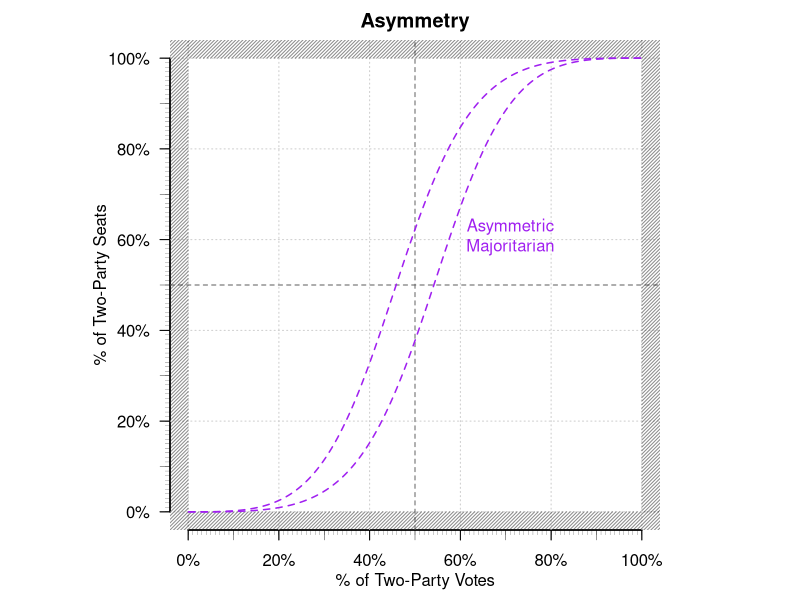

R code for this plot:
'seatsvotes.plot' <- function(main="", ylim=c(0,1), xlim=c(0,1), xlab="Votes", ylab="Seats") 
	{
		par(pty="s", mar = c(2.5, 2, 2, 1), mgp = c(0.5, 0.5, 0))
		plot(1, 
		     type = "n", 
		     ylim=ylim, 
		     xlim=xlim,
		     xaxs="i",
		     yaxs="i",
		     ylab="", 
		     xlab="" , 
		     main=main, 
		     bty="n", 
		     axes=F)
			axis(side=1, las=2, at=seq(0,1,0.1), labels=F, lwd.ticks=0.4)
			axis(side=1, las=2, at=seq(0,1,0.01), labels=F, lwd.ticks=0.2, tck=-0.01)
			axis(side=1, at=seq(0,1,0.1), labels=paste0(seq(0,100,10), "%"), cex.axis=0.5, col.axis="gray50")
			mtext(xlab, side=1, line = 1.5)
	
			axis(side=2, las=2, at=seq(0,1,0.1), labels=F, lwd.ticks=0.4)
			axis(side=2, las=2, at=seq(0,1,0.01), labels=F, lwd.ticks=0.2, tck=-0.01)
			axis(side=2, las=2, at=seq(0,1,0.1), labels=paste0(seq(0,100,10), "%"), cex.axis=0.5, col.axis="gray50")
			mtext(ylab, side=2, line = 1.5)
		abline(v=.5, lty=3, col="gray40")
		abline(h=.5, lty=3, col="gray40")
		abline(0,1, lty=2, col="gray90")
		box()
			# rect(-.05,-.05,0,1.05, col = rgb(0.1,0.1,0.1,1/2), density=40, border = "transparent") #left
			# rect(0,0,1.05,-.05, col = rgb(0.1,0.1,0.1,1/2), density=40, border = "transparent") #bottom
			# rect(1,0,1.05,1.05, col = rgb(0.1,0.1,0.1,1/2), density=40, border = "transparent") #right
			# rect(0,1,1,1.05, col = rgb(0.1,0.1,0.1,1/2), density=40, border = "transparent") #top
	}

sv.hyp <- function(r, b, n = 1000){
  V  <- seq(from = 0.001,to = 0.999, length = n )
  LV <- log(V/(1-V))
  S  <- (1+exp(-b - r*LV))^-1

  dta <- cbind.data.frame(V,S)

  return(dta)
}
			# 	majoritarian.sv.dta <- sv.hyp(r = 3, b = 0)
			# 	proporional.sv.dta  <- sv.hyp(r = 1, b = 0)
			# 	negative.dv.dta     <- sv.hyp(r = 0.50, b = 0)
			# 	winner.sv.dta       <- sv.hyp(r = 10000, b = 0)
			# plot(cube, from=0, to=1, add=TRUE, lwd=1.5, col="gray50", lty=4)
			# plot(cube, from=0, to=1, add=TRUE, lwd=1, col="gray40", lty=5)
			# lines(majoritarian.sv.dta, lwd=1.5, col="gray50", lty=4)
			# lines(negative.dv.dta, lwd=1.5, col="gray50", lty=4)
			# lines(winner.sv.dta, lwd=1.5, col="gray50", lty=4)
			# lines(proporional.sv.dta, lwd=1.5, col="gray50", lty=4)
				# text(x =  0.23, y = 0.25, "PROPORTIONAL REPRESENTATION", srt=45, cex=1, col="gray50")
				# text(x =  0.35, y = 0.60, "Winner-take-all", srt=0, cex=1, col="dark green")
				# text(x =  0.61, y = 0.96, "Majoritarian", srt=0, cex=1, col="purple")
				# text(x =  0.76, y = 0.55, "Negative Bonus", srt=0, cex=1, col="orange")
sv_curve <- function(s,v, lwd=2, col="gray40") {
	reg <- summary(lm(log(sv(s)) ~ log(sv(v))))
	VOTES.tmp <- seq(0,1, by=.01)
	seatvotes <- reg$coefficients[2]*log(VOTES.tmp/(1 - VOTES.tmp)) + reg$coefficients[1]
	funct2 <- function (x) exp(seatvotes) / (1 + exp(seatvotes)) 
	plot(funct2, from=0.0, to=1, add=TRUE, lwd=lwd, col=col)

	## redraw so actual results on top
	#v.tmp <- round(mean.w(VOTES, POP), 3)
	#s.tmp <- round(sum(find.winner(VOTES) * SEATS)/sum(SEATS), 3)
	#points(v.tmp,s.tmp, cex=2, col="gray10", pch=19)
	#points(v.tmp,s.tmp, cex=.75, col="gray60", pch=15)
	#text(v.tmp,s.tmp, "Actual Election Results", cex=.6, pos=4)
	text(.23,.25, "PROPORTIONAL REPRESENTATION", srt=45, cex=.5, col="gray50")
	}
	


sv_hyp_plot <- function(r, b, n = 1000){
			  V  <- seq(from = 0.001,to = 0.999, length = n )
			  LV <- log(V/(1-V))
			  S  <- (1+exp(-b - r*LV))^-1
			  
			  dta <- cbind.data.frame(V,S)
			  
			  return(dta)
			}
# Examples
# svg("/Users/user/Downloads/asymmetry.svg", width=10, height=6)
				majoritarian.sv.dta <- sv.hyp(r = 3, b = 0.5)
				majoritarian.sv.dta2 <- sv.hyp(r = 3, b = -0.5)
					
					par(pty="s", mar=c(3.5,2.5,2,1))
					plot(0,0, ylim=c(0,1), xlim=c(0,1), type="p", pch=19, col="#FFFFFF", main="Asymmetry", xlab="", ylab="", bty="n", axes=F)
						axis(side=1, las=2, at=seq(0,1,0.1), labels=F, lwd.ticks=0.4)
						axis(side=1, las=2, at=seq(0,1,0.01), labels=F, lwd.ticks=0.2, tck=-0.01)
						axis(side=1, at=seq(0, 1, 0.2), labels=c("0%", "20%", "40%", "60%", "80%", "100%"))

						axis(side=2, las=2, at=seq(0,1,0.1), labels=F, lwd.ticks=0.4)
						axis(side=2, las=2, at=seq(0,1,0.01), labels=F, lwd.ticks=0.2, tck=-0.01)
						axis(side=2, las=2, at=seq(0,1, 0.2), labels=c("0%", "20%", "40%", "60%", "80%", "100%"))

							abline(v=seq(0,1,0.2), lty=3, col="gray80")
							abline(h=seq(0,1,0.2), lty=3, col="gray80")
							abline(v=0.5, lty=2, col="gray40")
							abline(h=0.5, lty=2, col="gray40")
							rect(-.05,-.05,0,1.05, col = rgb(0.1,0.1,0.1,1/2), density=40, border = "transparent") #left
							rect(0,0,1.05,-.05, col = rgb(0.1,0.1,0.1,1/2), density=40, border = "transparent") #bottom
							rect(1,0,1.05,1.05, col = rgb(0.1,0.1,0.1,1/2), density=40, border = "transparent") #right
							rect(0,1,1,1.05, col = rgb(0.1,0.1,0.1,1/2), density=40, border = "transparent") #top


							lines(majoritarian.sv.dta, lwd=1.5, col="purple", lty=2)
							lines(majoritarian.sv.dta2, lwd=1.5, col="purple", lty=2)
	
					text(x =  0.71, y = 0.61, "Asymmetric\nMajoritarian", srt=0, cex=1, col="purple")

						mtext(side=1, line=2, "% of Two-Party Votes", cex=1)
						mtext(side=2, line=3, "% of Two-Party Seats", cex=1)

# dev.off() 

	
